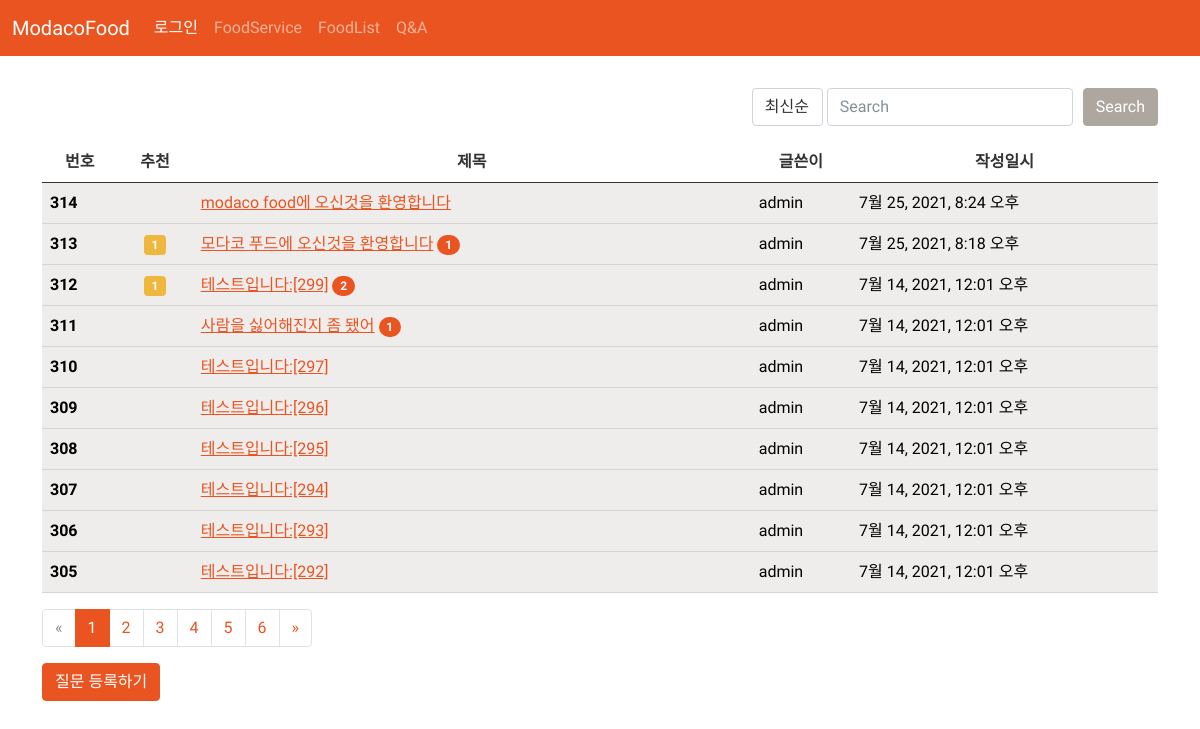
The page /question/ on the database its author committed.
### question/models.py (models this page shows, shortened)
class Question(models.Model):
    subject = models.CharField(max_length=200)
    content = models.TextField()
    create_date = models.DateTimeField()
    author = models.ForeignKey(User, on_delete=models.CASCADE, related_name='author_question')
    modify_date = models.DateTimeField(null=True, blank=True)
    voter = models.ManyToManyField(User, related_name='voter_question')

### question/views/base_views.py (the view, shortened to what this page needs)
# urls.py: path('', photo_views.index, name='index'),
def index(request):
    page = request.GET.get('page', '1')
    kw = request.GET.get('kw', '')
    so = request.GET.get('so', 'recent')
    if so == 'recommend':
        question_list = Question.objects.annotate(num_voter=Count('voter')).order_by('-num_voter', '-create_date')
    elif so == 'popular':
        question_list = Question.objects.annotate(num_voter=Count('answer')).order_by('-num_voter', '-create_date')
    else:
        question_list = Question.objects.order_by('-create_date')
    question_list = Question.objects.order_by('-create_date')
    paginator = Paginator(question_list, 10)
    page_obj = paginator.get_page(page)
    context = {'question_list' : page_obj, 'page' : page,'kw' : kw, 'so' : so}
    return render(request, 'question/question_list.html', context)

### question/templatetags/question_filter.py (called while the page is built)
@register.filter
def sub(value, arg):
    return value - arg

### templates/question/question_list.html (shortened to what this page needs)
{% extends 'base.html' %}
{% load question_filter %}
{% block content %}
<div class="container my-3">
  <div class="row justify-content-between my-3" style="float: right;">
      <div class="col-4 input-group">
        <div class="form-group" style="margin-right: 5px;">
          <select class="form-control so">
            <option value="recent" {% if so == 'recent' %}selected{% endif %}>최신순</option>
          </select>
        </div>
        <div class="form-group">
          <input type="text" class="form-control kw" placeholder="Search" value="{{ kw|default_if_none:'' }}">
        </div>
        <div class="input-group-append" style="margin-left: 10px;">
          <button class="btn btn-secondary" type="button" id="btn_search">Search</button>
        </div>
      </div>
  </div>
<table class="table table-hover">
  <thead>
    <tr class="text-center thead-dark">
      <th scope="col">번호</th>
      <th>추천</th>
      <th style="width:50%">제목</th>
      <th>글쓴이</th>
      <th scope="col">작성일시</th>
    </tr>
  </thead>
  <tbody>
    {% if question_list %}
    {% for question in question_list %}
    <tr class="table-secondary">
      <th scope="row">{{ question_list.paginator.count|sub:question_list.start_index|sub:forloop.counter0|add:1 }}</th>
      <td style="text-align: center;">
        {% if question.voter.all.count > 0 %}
        <span class="badge bg-warning px-2 py-1">{{ question.voter.all.count }}</span>
        {% endif %}
      </td>
      <td class="text-left">
        <a href="{% url 'question:detail' question.id %}">{{ question.subject }}</a>
        {% if question.answer_set.count > 0 %}
        <span class="badge bg-primary rounded-pill">{{ question.answer_set.count }}</span>
        {% endif %}
      </td>
      <td>{{ question.author.username }}</td>
      <td>{{ question.create_date }}</td>
    </tr>
    {% endfor %}
    {% else %}
    <tr class="table-primary">
      <th scope="row">질문이 없습니다.</th>
      <td></td>
      <td></td>
    </tr>
  {% endif %}
  </tbody>
</table>
  <div>
    <ul class="pagination">
      {% if question_list.has_previous %}
      <li class="page-item">
        <a class="page-link" href="#" data-page="{{ question_list.previous_page_number }}">&laquo;</a>
      </li>
      {% else %}
      <li class="page-item disabled">
        <a class="page-link" tabindex="-1" aria-disabled="true" href="#">&laquo;</a>
      </li>
      {% endif %}
      {% for page_number in question_list.paginator.page_range %}
      {% if page_number >= question_list.number|add:-5 and page_number <= question_list.number|add:5 %}
        {% if page_number == question_list.number %}
        <li class="page-item active" aria-current="page">
          <a class="page-link" href="#" data-page="{{ page_number }}">{{ page_number }}</a>
        </li>
        {% else %}
        <li class="page-item">
          <a class="page-link" href="#" data-page="{{ page_number }}">{{ page_number }}</a>
        </li>
        {% endif %}
      {% endif %}
      {% endfor %}
      {% if question_list.has_next %}
      <li class="page-item">
        <a class="page-link" href="#" data-page="{{ question_list.next_page_number }}">&raquo;</a>
      </li>
      {% else %}
      <li class="page-item disabled">
        <a class="page-link" tabindex="-1" aria-disabled="true" href="#">&raquo;</a>
      </li>
      {% endif %}
    </ul>
  </div>
  <a href="{% url 'question:question_create' %}" class="btn btn-primary">질문 등록하기</a>
</div>
{% endblock %}

### rows shown on the page
Question: paginator.count|sub "314", subject "modaco food에 오신것을 환영합니다", author.username "admin", create_date "7월 25, 2021, 8:24 오후"
Question: paginator.count|sub "313", voter.all.count "1", subject "모다코 푸드에 오신것을 환영합니다", answer_set.count "1", author.username "admin", create_date "7월 25, 2021, 8:18 오후"
Question: paginator.count|sub "312", voter.all.count "1", subject "테스트입니다:[299]", answer_set.count "2", author.username "admin", create_date "7월 14, 2021, 12:01 오후"
Question: paginator.count|sub "311", subject "사람을 싫어해진지 좀 됐어", answer_set.count "1", author.username "admin", create_date "7월 14, 2021, 12:01 오후"
Question: paginator.count|sub "310", subject "테스트입니다:[297]", author.username "admin", create_date "7월 14, 2021, 12:01 오후"
Question: paginator.count|sub "309", subject "테스트입니다:[296]", author.username "admin", create_date "7월 14, 2021, 12:01 오후"
Question: paginator.count|sub "308", subject "테스트입니다:[295]", author.username "admin", create_date "7월 14, 2021, 12:01 오후"
Question: paginator.count|sub "307", subject "테스트입니다:[294]", author.username "admin", create_date "7월 14, 2021, 12:01 오후"
Question: paginator.count|sub "306", subject "테스트입니다:[293]", author.username "admin", create_date "7월 14, 2021, 12:01 오후"
Question: paginator.count|sub "305", subject "테스트입니다:[292]", author.username "admin", create_date "7월 14, 2021, 12:01 오후"

### other values the page prints
{{ page_number }} "1"
{{ page_number }} "2" "3" "4" "5" "6"
